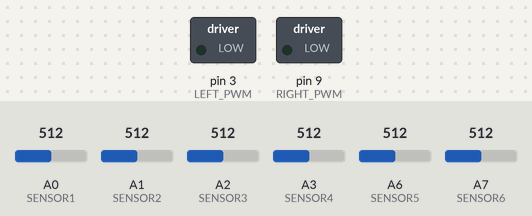
The program below on a simulated Arduino Nano, built with avr-gcc and run on an emulated ATmega328P. Parts: switched loads named in the program (green lamp = pin HIGH). The test bench sets the inputs (shaded band); at power-on: A1 (SENSOR2) = 512, A3 (SENSOR4) = 512, A2 (SENSOR3) = 512, A0 (SENSOR1) = 512, A6 (SENSOR5) = 512, A7 (SENSOR6) = 512.

Above: at 1.2 s.
1.3 s: A1 (SENSOR2) set to 493
At 2.1 s:
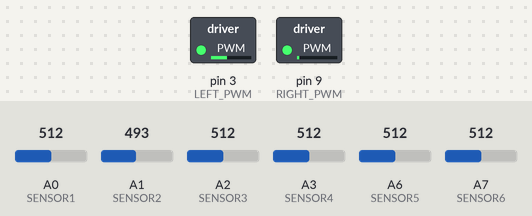
2.8 s: A3 (SENSOR4) set to 490
At 3.2 s:
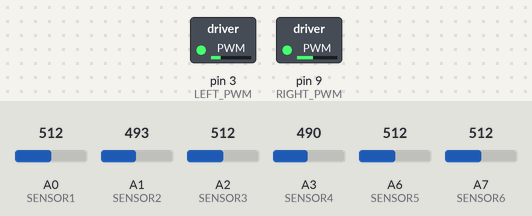
4.3 s: A2 (SENSOR3) set to 490
At 5.5 s:
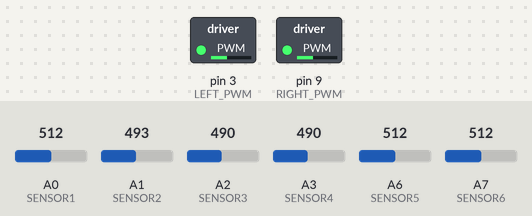
5.8 s: A2 (SENSOR3) set to 510
At 6.6 s:
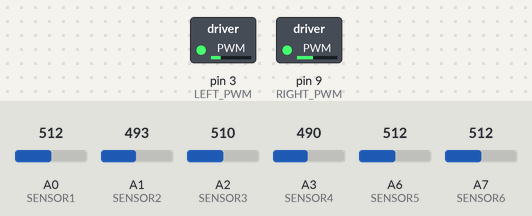
7.3 s: A2 (SENSOR3) set to 306
At 7.8 s:
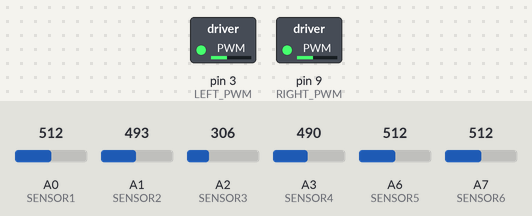
Timing chart, 0 to 9.8 s (numbered marks = the images above; inputs shaded):
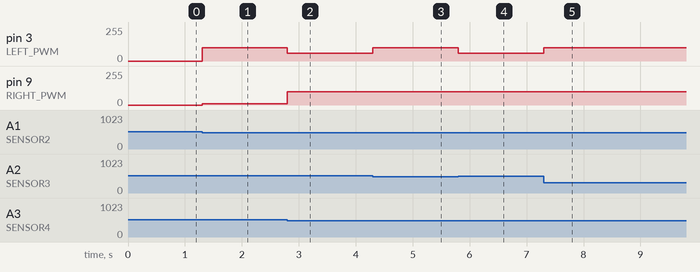

Measured:
- the behaviour switches between 500 and 499 on A1 (SENSOR2) (found by bisection; images 0 and 1)
- after the input at 1.3 s, pin 3 (LEFT_PWM): 0/255 → 100/255 at once; pin 9 (RIGHT_PWM): 0/255 → 10/255 at once
- after the input at 2.8 s, pin 3 (LEFT_PWM): 100/255 → 60/255 at once; pin 9 (RIGHT_PWM): 10/255 → 100/255 at once
- after the input at 4.3 s, pin 3 (LEFT_PWM): 60/255 → 100/255 at once
- after the input at 5.8 s, pin 3 (LEFT_PWM): 100/255 → 60/255 at once
- after the input at 7.3 s, pin 3 (LEFT_PWM): 60/255 → 100/255 at once

The program:

main.cpp
```cpp
#include <Arduino.h>
//ROBO NUMERO 10
#define SENSOR1 A0
#define SENSOR2 A1
#define SENSOR3 A2
#define SENSOR4 A3
#define SENSOR5 A6
#define SENSOR6 A7
/*Motor Direito*/
#define RIGHT_PWM 9
#define RIGHT_IN2 7
#define RIGHT_IN1 8
/**Habilita a Locomoção*/
#define STBY 6
/*Motor Esquerdo*/
#define LEFT_IN1 4
#define LEFT_IN2 5
#define LEFT_PWM 3
/*Portas Bluetooth*/
#define BLUETOOTH_TX 10
#define BLUETOOTH_RX 11


void setup() {
  // put your setup code here, to run once:
  Serial.begin(9600);
}


void loop() {
  // put your main code here, to run repeatedly:

  int sen4, sen5, sen6, velEsquerda;
  int sen3, sen2, sen1, velDireita;


  sen1 = analogRead(SENSOR1);
  sen2 = analogRead(SENSOR2);
  sen3 = analogRead(SENSOR3);
  sen4 = analogRead(SENSOR4);
  sen5 = analogRead(SENSOR5);
  sen6 = analogRead(SENSOR6);

  digitalWrite(STBY, HIGH);

  digitalWrite(RIGHT_IN1, HIGH);
  digitalWrite(RIGHT_IN2, LOW);
  digitalWrite(LEFT_IN1, LOW);
  digitalWrite(LEFT_IN2, HIGH);

  if(sen4<500 && sen3<500){
    analogWrite(RIGHT_PWM, 100);
    analogWrite(LEFT_PWM, 100);
  }else if(sen4<500 && sen3>500){
    analogWrite(RIGHT_PWM, 100);
    analogWrite(LEFT_PWM, 60);
  }else if(sen4>500 && sen3<500){
    analogWrite(RIGHT_PWM, 60);
    analogWrite(LEFT_PWM, 100);
  }else if(sen4>500 && sen3>500 && sen5<500){
    analogWrite(RIGHT_PWM, 100);
    analogWrite(LEFT_PWM, 10);
  }else if(sen4>500 && sen3>500 && sen2<500){
    analogWrite(RIGHT_PWM, 10);
    analogWrite(LEFT_PWM, 100);
  }else{
    analogWrite(RIGHT_PWM, 0);
    analogWrite(LEFT_PWM, 0);
  }
  //Serial.println(analogRead(SENSOR4));


}
```
